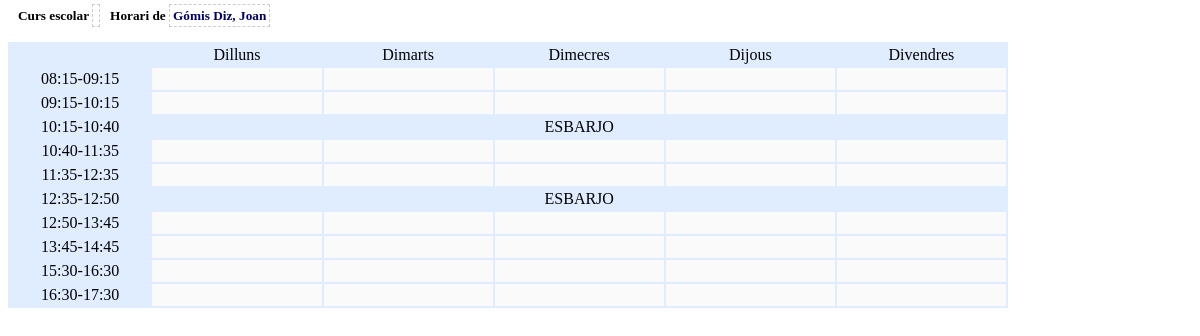
Screenshot of /tutoria/algr/algr_see.php?idalumnes=196 with the database file from the repository.
### tables this page shows
CREATE TABLE IF NOT EXISTS `contacte_alumne` (
  `idcontacte_alumne` int(11) NOT NULL AUTO_INCREMENT,
  `id_alumne` int(11) DEFAULT NULL,
  `id_tipus_contacte` int(11) DEFAULT NULL,
  `Valor` varchar(145) DEFAULT NULL,
  PRIMARY KEY (`idcontacte_alumne`),
  KEY `fk_contacte_alumne_1` (`id_tipus_contacte`),
  KEY `fk_contacte_alumne_2` (`id_alumne`)
);

CREATE TABLE IF NOT EXISTS `dies_setmana` (
  `iddies_setmana` int(11) NOT NULL,
  `dies_setmana` varchar(15) DEFAULT NULL,
  `laborable` varchar(1) NOT NULL DEFAULT 'S',
  PRIMARY KEY (`iddies_setmana`)
);

CREATE TABLE IF NOT EXISTS `franges_horaries` (
  `idfranges_horaries` int(11) NOT NULL AUTO_INCREMENT,
  `idtorn` int(4) NOT NULL,
  `activada` varchar(1) DEFAULT 'S',
  `esbarjo` varchar(1) NOT NULL,
  `hora_inici` time DEFAULT NULL,
  `hora_fi` time DEFAULT NULL,
  PRIMARY KEY (`idfranges_horaries`)
);

### tutoria/func/func_alumnes.php (called while the page is built, shortened)
<?php
function getAlumne($idalumnes,$tipusContacte) {
	$sql  = "SELECT ca.Valor FROM contacte_alumne ca ";
	$sql .= "WHERE ca.id_tipus_contacte=$tipusContacte AND ca.id_alumne=$idalumnes ";
    $rec = mysql_query($sql);
    $count = 0;
    $result = "";
    while($row = mysql_fetch_object($rec)) {
			$count++;
			$result = $row;
	}
    if ($count == 0) {
		return "";
	}
	else {
		return $result->Valor;
	}
}
function getGrupAlumne($alumne) {
	 $count  = 0;
	 $result = "";
	 $sql  = "SELECT DISTINCT(gr.idgrups), gr.nom, gr.Descripcio ";
	 $sql .= "FROM alumnes_grup_materia agm ";
	 $sql .= "INNER JOIN grups_materies gm ON agm.idgrups_materies = gm.idgrups_materies ";
	 $sql .= "INNER JOIN materia        ma ON gm.id_mat_uf_pla     = ma.idmateria ";
	 $sql .= "INNER JOIN grups          gr ON gm.id_grups          = gr.idgrups ";
 	 $sql .= "WHERE agm.idalumnes='".$alumne."' ";
  	 $sql .= "UNION ";
	 $sql .= "SELECT DISTINCT(gr.idgrups), gr.nom, gr.Descripcio ";
	 $sql .= "FROM alumnes_grup_materia agm ";
	 $sql .= "INNER JOIN grups_materies     gm ON agm.idgrups_materies = gm.idgrups_materies ";
	 $sql .= "INNER JOIN unitats_formatives uf ON gm.id_mat_uf_pla     = uf.idunitats_formatives ";
	 $sql .= "INNER JOIN moduls_ufs         mu ON gm.id_mat_uf_pla     = mu.id_ufs ";
	 $sql .= "INNER JOIN moduls              m ON mu.id_moduls         = m.idmoduls ";
	 $sql .= "INNER JOIN grups              gr ON gm.id_grups          = gr.idgrups ";
	 $sql .= "WHERE agm.idalumnes='".$alumne."' ";
	 $sql .= "ORDER BY 1 LIMIT 1";
	 $rec = mysql_query($sql);
	 while($row = mysql_fetch_object($rec)) {
			$count++;
			$result = $row;
	 }
 	 if ($count == 0) {
	   return 0;
	 }
	 else {
       return $result;
	 }
  }
?>

### tutoria/func/func_grups.php (called while the page is built, shortened)
<?php
function getGrup($idgrups) {
    $sql = "SELECT * FROM grups WHERE idgrups = '$idgrups'";
    $rec = mysql_query($sql);
    $result = "";
    while($row = mysql_fetch_object($rec)) {
			$result = $row;
	}
	return $result;
}
?>

### tutoria/algr/algr_see.php (the view, shortened to what this page needs)
<?php
  $idalumnes       = isset($_REQUEST['idalumnes'])   ? $_REQUEST['idalumnes']   : 0;
  $idgrups 		   = getGrupAlumne($idalumnes)->idgrups;
  $idtorn          = getGrup($idgrups)->idtorn;
  $nom_alumne      = getAlumne($idalumnes,TIPUS_nom_complet);
  $cursliteral     = isset($_REQUEST['cursliteral']) ? $_REQUEST['cursliteral'] : '';
  $rsDies     = mysql_query("select * from dies_setmana where laborable='S'");
  $rsHores    = mysql_query("select * from franges_horaries where idtorn=".$idtorn." order by hora_inici");
?>
<div style="width:1000px;">
 <h5 style="margin-bottom:0px">
  &nbsp;&nbsp;
  Curs escolar <a style=" color: #000066; border:1px dashed #CCCCCC; padding:3px 3px 3px 3px ">
  <?= $cursliteral ?></a>&nbsp;&nbsp;
  Horari de <a style=" color: #000066; border:1px dashed #CCCCCC; padding:3px 3px 3px 3px ">
  <?= $nom_alumne ?></a>&nbsp;&nbsp;
 </h5>
	<div class="right">
		<table>
			<tr>
				<td class="blank" width="50"></td>
                <?php
				   while($row = mysql_fetch_object($rsDies)){
				      echo "<td class='title'>";
					  echo $row->dies_setmana;
					  echo "</td>";
				   }
				?>
			</tr>
                <?php
				   while($row = mysql_fetch_object($rsHores)){
					  if ($row->esbarjo=='S') {
					    echo "<tr height='20'>";
						echo "<td width='30' class='time' valign='top'>".substr($row->hora_inici,0,5)."-".substr($row->hora_fi,0,5)."</td>";
						echo "<td class='lunch' colspan='5'>ESBARJO</td>";
						echo "</tr>";
					  }
					  else {
						  echo "<tr>";
						  echo "<td valign='top' class='time'>".substr($row->hora_inici,0,5)."-".substr($row->hora_fi,0,5)."</td>";
						  for ($dia=1; $dia<=5; $dia++) {
							 echo "<td valign='top' class='drop'>";
							 echo "</td>";
						  }
						  echo "</tr>";
					  }
				   }
				?>
		</table>
	</div>
</div>

### tutoria/algr/algr_see.php (style rules this page uses)
.right { float:right; width:1000px; }
.right table { background:#E0ECFF; width:100%; }
.right td { background:#fafafa; text-align:center; padding:2px; }
.right td { background:#E0ECFF; }
.right td.drop { background:#fafafa; width:95px; }

### rows the page displays
contacte_alumne: Valor "Gómis Diz, Joan"
dies_setmana: dies_setmana "Dilluns"
dies_setmana: dies_setmana "Dimarts"
dies_setmana: dies_setmana "Dimecres"
dies_setmana: dies_setmana "Dijous"
dies_setmana: dies_setmana "Divendres"
franges_horaries: hora_inici "08:15", hora_fi "09:15", esbarjo " " (drawn)
franges_horaries: hora_inici "09:15", hora_fi "10:15", esbarjo " " (drawn)
franges_horaries: hora_inici "10:15", hora_fi "10:40"
franges_horaries: hora_inici "10:40", hora_fi "11:35", esbarjo " " (drawn)
franges_horaries: hora_inici "11:35", hora_fi "12:35", esbarjo " " (drawn)
franges_horaries: hora_inici "12:35", hora_fi "12:50"
franges_horaries: hora_inici "12:50", hora_fi "13:45", esbarjo " " (drawn)
franges_horaries: hora_inici "13:45", hora_fi "14:45", esbarjo " " (drawn)
franges_horaries: hora_inici "15:30", hora_fi "16:30", esbarjo " " (drawn)
franges_horaries: hora_inici "16:30", hora_fi "17:30", esbarjo " " (drawn)
